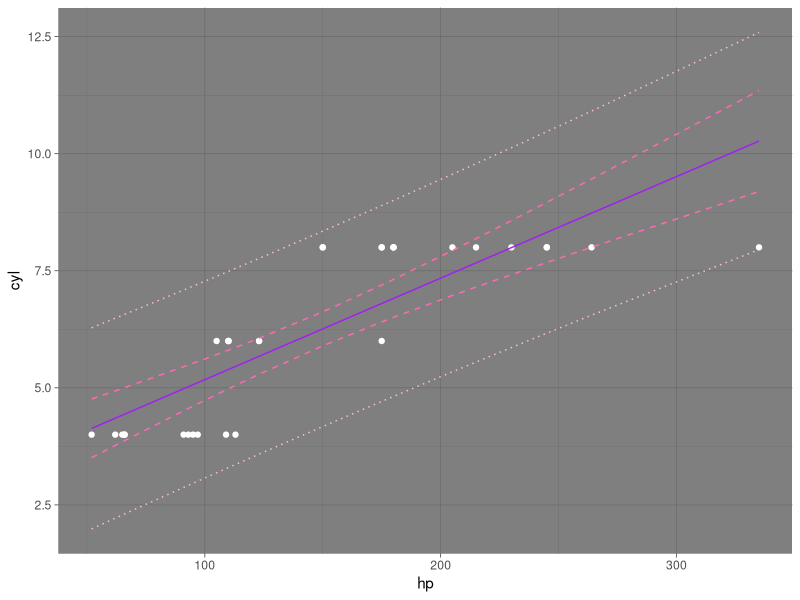

This figure's R source:
mtcars


m1<-lm(cyl~hp, data= mtcars)

predictions <- predict(m1, newdata=mtcars, interval="prediction", level=0.95)
predictions

mtcars2 <- cbind(mtcars,predictions)

confidence <- predict(m1, newdata=mtcars, interval="confidence", level=0.95)
confidence

confidence <- as.data.frame(cbind(mtcars$hp,confidence))


dplyr::rename(confidence, hp = V1) -> confidence

library(ggplot2)

plot<-ggplot(data=mtcars2, aes(x=hp, y=cyl)) +
  geom_point(col = "white") +
  geom_line(aes(y=fit), col = "purple") +
  geom_line(aes(y=lwr), col="pink", linetype="dotted") +
  geom_line(aes(y=upr), col="pink", linetype="dotted") +
  geom_line(data=confidence, aes(y=lwr), col="hotpink", linetype="dashed") +
  geom_line(data=confidence, aes(y=upr), col="hotpink", linetype="dashed") +
  theme_minimal() +
  theme_dark()

plot
